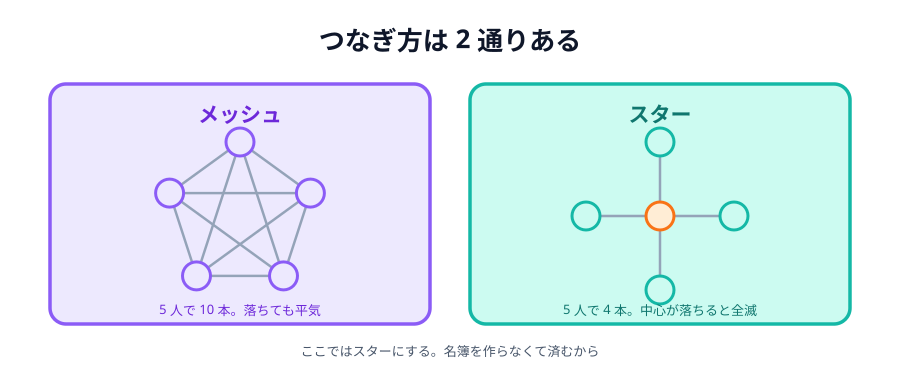

This figure's Python source:
# 01-mesh-vs-star.svg
# スキーマ: CENTER-PERIPHERY（スター）vs LINK の総当たり（メッシュ）

import math
import sys
sys.path.insert(0, "/Users/seekseep/.claude/skills/genfig")
from genfig import Canvas, PALETTE

N = 5
R = 74


def ring(cx, cy, n=N, r=R):
    """中心 (cx, cy) の円周上に n 個の点を返す（頂点が上から始まる）。"""
    return [
        (cx + r * math.sin(2 * math.pi * i / n), cy - r * math.cos(2 * math.pi * i / n))
        for i in range(n)
    ]


def dot(c, x, y, color):
    p = PALETTE[color]
    c.raw(f'<circle cx="{x:.1f}" cy="{y:.1f}" r="14" fill="{p["bg"]}" '
          f'stroke="{p["border"]}" stroke-width="3"/>')


def link(c, a, b, color="#94a3b8"):
    c.raw(f'<line x1="{a[0]:.1f}" y1="{a[1]:.1f}" x2="{b[0]:.1f}" y2="{b[1]:.1f}" '
          f'stroke="{color}" stroke-width="2.5" stroke-linecap="round"/>')


c = Canvas(900, 380)
c.text(450, 50, "つなぎ方は 2 通りある", scale="xl")

c.sticky(50, 84, 380, 240, color="purple")
c.text(240, 122, "メッシュ", scale="lg", fill=PALETTE["purple"]["text"])
mesh = ring(240, 216)
for i in range(N):
    for j in range(i + 1, N):
        link(c, mesh[i], mesh[j])
for x, y in mesh:
    dot(c, x, y, "purple")
c.text(240, 314, "5 人で 10 本。落ちても平気", scale="sm", fill=PALETTE["purple"]["text"])

c.sticky(470, 84, 380, 240, color="teal")
c.text(660, 122, "スター", scale="lg", fill=PALETTE["teal"]["text"])
star = ring(660, 216, n=4, r=R)
for p in star:
    link(c, (660, 216), p)
for x, y in star:
    dot(c, x, y, "teal")
dot(c, 660, 216, "orange")
c.text(660, 314, "5 人で 4 本。中心が落ちると全滅", scale="sm", fill=PALETTE["teal"]["text"])

c.text(450, 356, "ここではスターにする。名簿を作らなくて済むから", scale="sm")

c.save("01-mesh-vs-star.svg")
